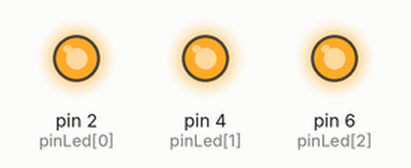
Simulated run of this sketch. Board: Arduino Uno, built with avr-gcc and run on an emulated ATmega328P. Shown: output pins drawn as LEDs (lit = HIGH).

Above: at 0.2 s.
At 1.4 s:
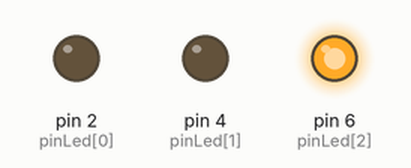
At 2.4 s:
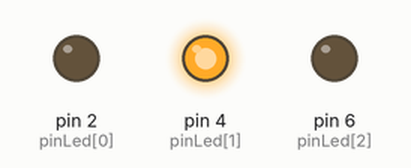
At 3.4 s:
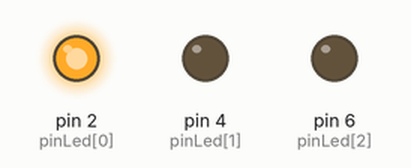
At 27.37 s:
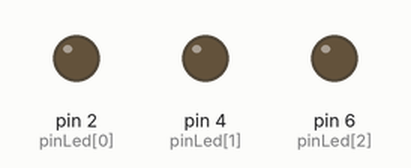
Timing chart, 0 to 29.1 s (numbered marks = the images above):
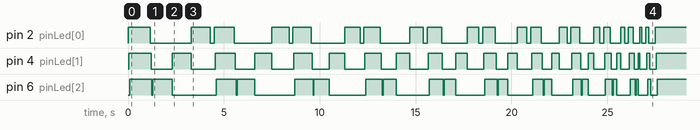

Measured:
- by itself, pin 2 (pinLed[0]): LOW → HIGH at 0.00 s, → LOW 1.2 s later, → HIGH 2.2 s later, → LOW 1.0 s later, … (43 changes in this stretch)
- by itself, pin 4 (pinLed[1]): LOW → HIGH at 0.05 s, → LOW 1.2 s later, → HIGH 1.1 s later, → LOW 1.0 s later, … (43 changes in this stretch)

The sketch:

Blink_a_Trois_.ino
```cpp
int pinLed[3]={2,4,6};
int temps = 1000;
void setup()
{
  for (int i=0; i<3; i++)
  {
    pinMode(pinLed[i], OUTPUT);
  }

  for (int i=0; i<3; i++)
  {
    digitalWrite(pinLed[i], LOW);
  }

}

void loop()
{
  for (int i=0; i<3; i++)
  {
    digitalWrite(pinLed[i], HIGH);
    delay(50);
  }

  delay(temps);

  for (int i=0; i<3; i++)
  {
    digitalWrite(pinLed[i], LOW);
    delay(50);
  }

  digitalWrite(pinLed[2], HIGH);
  delay(temps);
  digitalWrite(pinLed[2], LOW);
  digitalWrite(pinLed[1], HIGH);
  delay(temps);
  digitalWrite(pinLed[1], LOW);
  digitalWrite(pinLed[0], HIGH);
  delay(temps);
  digitalWrite(pinLed[0], LOW);
  delay(200);
  temps-=100;


}
```
